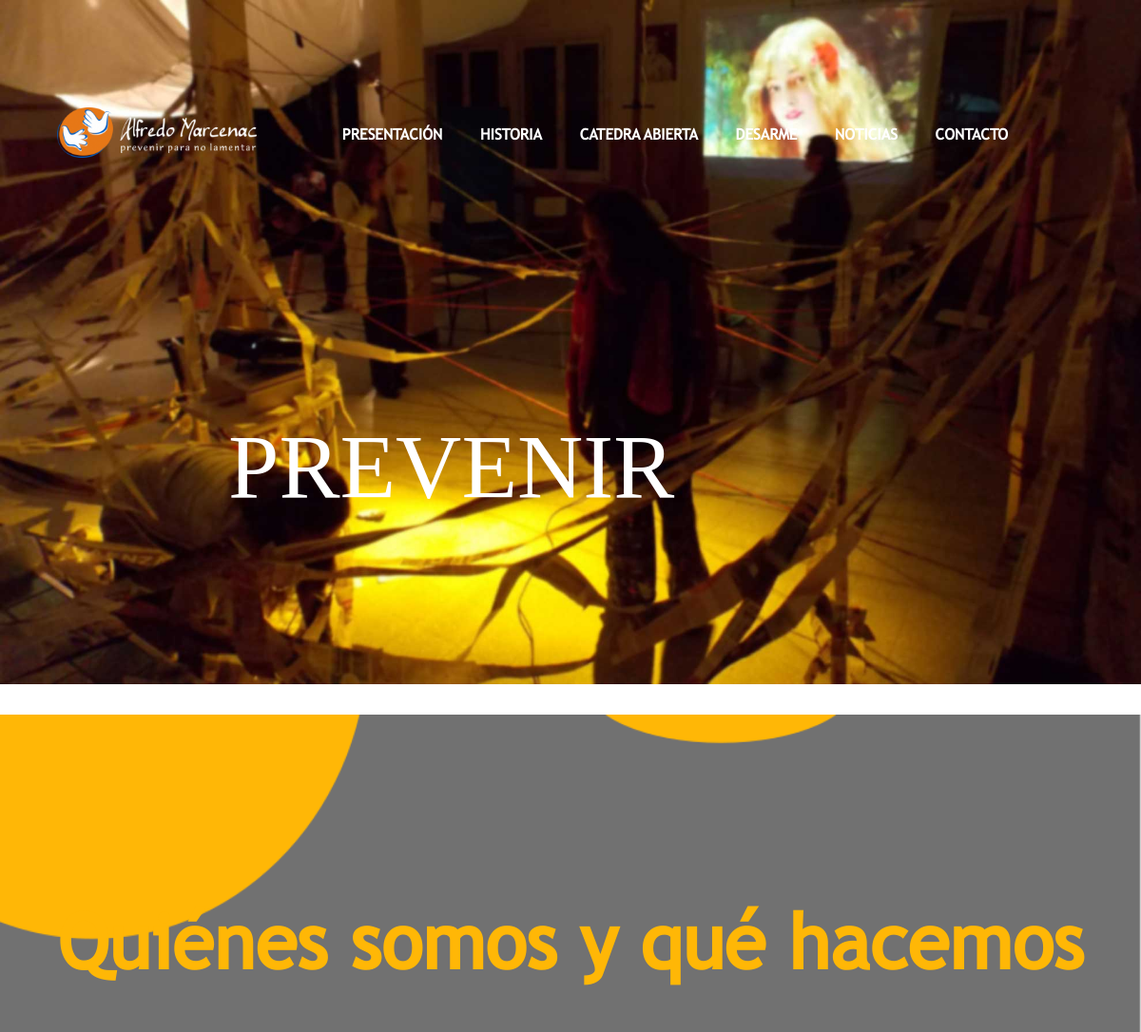
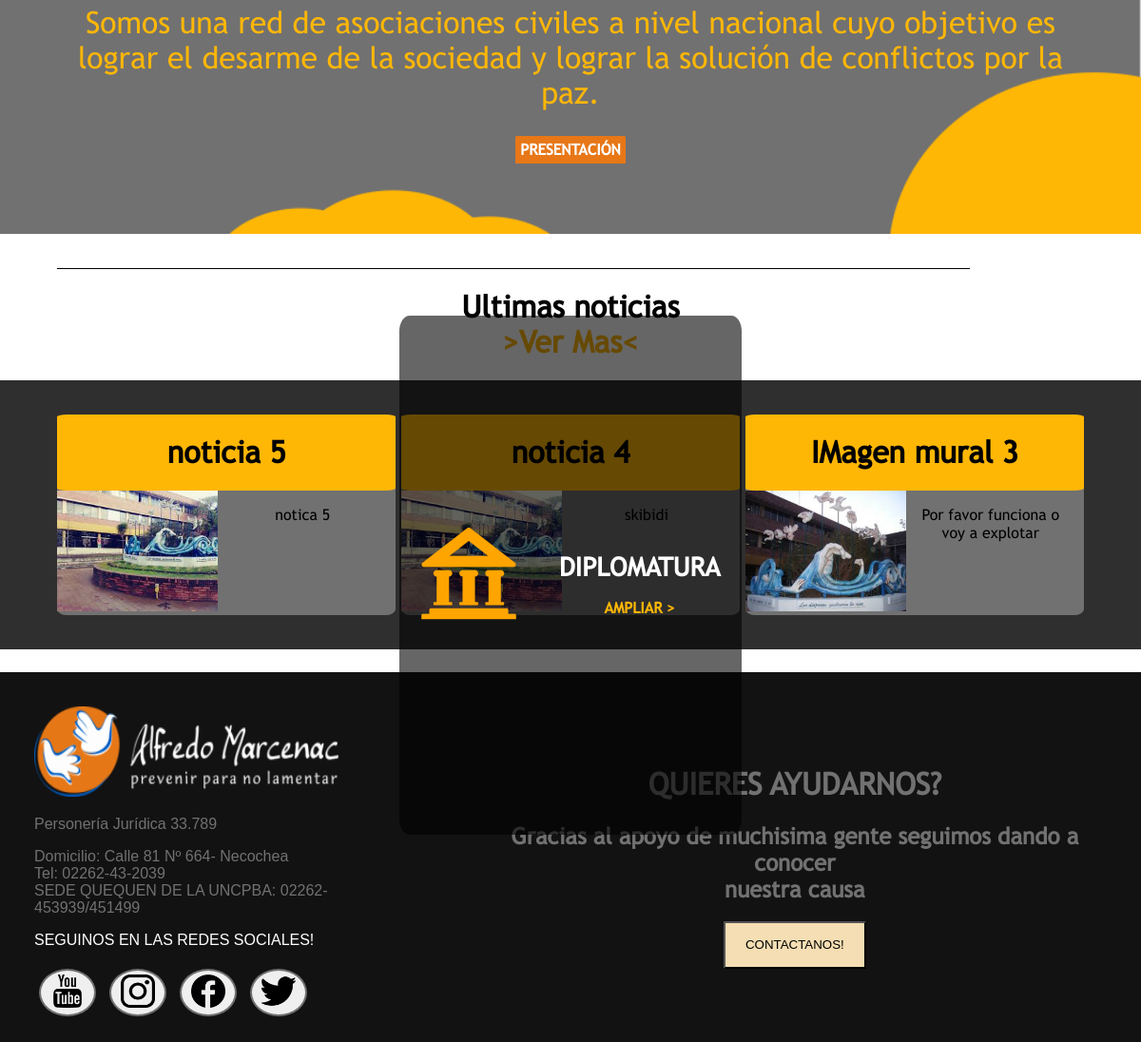
The page / on the database its author committed (2 pictures, top to bottom).
### tables this page shows
CREATE TABLE `noticias` (
  `idNoticia` int(4) NOT NULL,
  `tituloNoticia` varchar(60) NOT NULL,
  `descripcionNoticia` varchar(500) NOT NULL,
  `direccionImagen` varchar(100) DEFAULT NULL,
  `Estado` tinyint(1) NOT NULL,
  `fechaPublicacion` timestamp NOT NULL DEFAULT current_timestamp() ON UPDATE current_timestamp()
);

### index.php (the view, shortened to what this page needs)
<!DOCTYPE html>
<html lang="en">
<head>
    <link rel="stylesheet" href="estilos/maqueta.css">
    <link rel="stylesheet" href="estilos/estilo.css">
</head>
<body>
    <main>
      <?php
       require ("php/Maqueta/header.php");
        ?>
        <div class="Portada">
              <div class="mySlides fade">
                  <img src="imagenes/Portada/slider-a.jpg" style="width:100%">
                  <div class="texto-anim fadeIn">PREVENIR</div>
                </div>
                  <div class="enlaces">
                    <div class="caja">
                      <div class="icono">
                        <img src="imagenes/Portada/bank-3-100.png">
                      </div>
                      <div class="texto">
                        <h1><b>DIPLOMATURA</b></h1>
                        <a href=""><b>AMPLIAR ></b></a>
                      </div>
                    </div>
                  </div>
              </div>
        <div class="gap"></div>
        <div class="presentacion">
              <h1><b>Quiénes somos y qué hacemos</b></h1>
              <p>Somos una red de asociaciones civiles a nivel nacional cuyo objetivo es lograr el desarme de la sociedad y lograr la solución de conflictos por la paz.</p>
              <a href="presentacion.php"><b>PRESENTACIÓN</b></a>
        </div>
        <div class="gapLinea"></div>
          <h1 style="text-align:center;">Ultimas noticias <br>
          <a href="noticias.php">>Ver Mas<</a></h1>
        <div class="noticias">
            <?php
                require("php/conexion.php");
                $sql = "SELECT * FROM noticias ORDER BY idNoticia DESC";
                $respuesta = mysqli_query($conexion,$sql);
                if (mysqli_num_rows($respuesta)>0)
                {
                    for($i=0;$i<3;$i++)
                    {
                        $filas = mysqli_fetch_assoc($respuesta);
                        echo'<div class="noticia">
                            <div id="tituloNoticia"><h1>'.$filas['tituloNoticia'].'</h1></div>
                            <div class="contenidoNoticia">
                              <div id="descripcionNoticia"><p>'.$filas['descripcionNoticia'].'</p></div>
                              <div id="imagenNoticia"><img src="'.$filas['direccionImagen'].'"></div>
                            </div>
                          </div>';
                    }
                }
            ?>
        </div>
        <?php
       require ("php/Maqueta/footer.php");
        ?>
    </main>
</body>
</html>

### estilos/maqueta.css (style rules this page uses)
html, body { height: 100%; width: 100%; margin: 0; }
p, h1, a, h2, h3, h4 { font-family: "My Custom Font"; }
main { display: flex; flex-direction: column; width: 100%; font-family: 'Trebuchet MS'; }

### estilos/estilo.css (style rules this page uses)
.Portada { display: flex; height: 92vh; width: 100%; background-color: white; z-index: 1; overflow: hidden; }
.mySlides { display: none; }
.fade { animation-name: fade; animation-duration: 1.5s; }
.texto-anim { color: white; font-size: 6em; position: absolute; top: 20%; left: 20%; }
.fadeIn { animation-name: fadeIn; animation-duration: 1s; }
.Portada .enlaces { position:absolute; display: flex; justify-content: center; top: 65%; width: 100%; height: 25%; }
.Portada .caja { display: flex; justify-content: space-around; background-color: rgba(0, 0, 0, 0.6); opacity: inherit; align-items: center; width: 30%; height: 100%; top: 80%; z-index: 3; border-radius: 3%; }
.Portada .caja .texto { display: flex; flex-direction: column; align-content: center; align-items: center; }
.Portada .caja h1 { color: white; font-size: 1.7em; }
.Portada .caja a { text-decoration: none; color: #ffb706; }
.gap { width: 100%; height: 2vh; }
.presentacion { align-content: center; padding-top: 5%; background-image:url(../imagenes/Presentacion/fondoPresentacion.png); background-repeat:no-repeat; background-size:cover; background-position:center; width: 100%; height: 65vh; z-index: 2; text-align: center; }
.presentacion h1 { color:#ffb706; font-size: 5em; }
.presentacion p { padding-left: 5%; padding-right: 5%; font-size: 2em; color:#ffb706; }
.presentacion a { padding: 5px; text-decoration: none; background-color: #e77717; color: white; border-radius: 3%; }
.gapLinea { width: 80%; margin-left: 5%; margin-right: 5%; margin-top: 3%; height: 1px; background-color: black; }
h1 a { text-decoration: none; color: #ffb706; }
main .noticias { padding-top: 3%; padding-bottom: 3%; display: flex; width: 90%; justify-content: space-between; background-color: rgb(48, 47, 47); padding-left: 5%; padding-right: 5%; margin-bottom: 2%; }
main .noticia { display: flex; flex-direction: column; width: 33%; height: fit-content; background-color: #717171; border-radius: 3%; }
main .noticia #tituloNoticia { text-align: center; background-color:#ffb706;; border-radius: 3%; }
main .noticia .contenidoNoticia { display: flex; flex-direction: row-reverse; }
main .noticia .contenidoNoticia #descripcionNoticia { width: 50%; text-align: center; height: fit-content; padding-right: 5%; }
main .noticia .contenidoNoticia #descripcionNoticia p { text-align: center; padding-left: 5%; overflow-x: hidden; }
main .noticia .contenidoNoticia #imagenNoticia { width: 50%; text-align: center; }
main .noticia .contenidoNoticia #imagenNoticia img { width: 100%; text-align: center; }

### rows shown on the page
noticias: tituloNoticia "noticia 5", descripcionNoticia "notica 5", direccionImagen (picture)
noticias: tituloNoticia "noticia 4", descripcionNoticia "skibidi"
noticias: tituloNoticia "IMagen mural 3", descripcionNoticia "Por favor funciona o voy a explotar", direccionImagen (picture)
